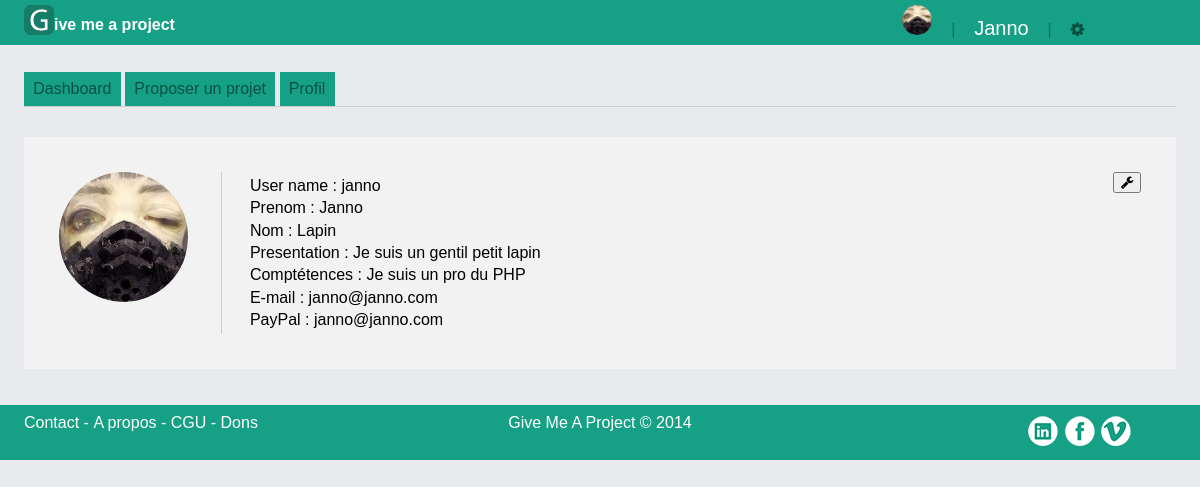
The page /index.php?page=pp-ficheprofil (signed in) on the database its author committed.
### tables this page shows
CREATE TABLE `user` (
  `id` int(11) NOT NULL AUTO_INCREMENT,
  `username` varchar(32) NOT NULL,
  `password` varchar(255) NOT NULL,
  `email` varchar(255) NOT NULL,
  `type` varchar(32) NOT NULL,
  `photo` varchar(255) NOT NULL,
  `nom` varchar(32) NOT NULL,
  `prenom` varchar(32) NOT NULL,
  `presentation` varchar(1000) NOT NULL,
  `paypal` varchar(255) NOT NULL,
  `competences` varchar(1000) NOT NULL,
  PRIMARY KEY (`id`),
  UNIQUE KEY `username` (`username`),
  UNIQUE KEY `id` (`id`),
  UNIQUE KEY `email` (`email`)
);

### apps/header.php (called while the page is built, shortened)
<?php
if(isset($_SESSION['username'])){
	$photo_user = '';
	$res = mysqli_query($db,"SELECT photo FROM user WHERE username = '".$_SESSION['username']."'");
	$photo_user = mysqli_fetch_assoc($res);
}
require_once("views/header.phtml");

### apps/skel.php (called while the page is built)
<?php
require("views/skel.phtml");

### index.php (called while the page is built, shortened)
<?php
require("apps/skel.php");
?>

### apps/pp-ficheprofil.php (called while the page is built)
<?php
require('models/user.class.php');
function affichageProfil($db) {
	$res = mysqli_query($db, "SELECT * FROM user WHERE username = '".$_SESSION['username']."'");
	$data = mysqli_fetch_object($res, 'User');
	return $data;
}
$currentProfile = affichageProfil($db);
require("views/pp-ficheprofil.phtml");

### models/user.class.php (called while the page is built, shortened)
<?php
class User {
	private $username;
	private $email;
	private $photo;
	private $nom;
	private $prenom;
	private $presentation;
	private $paypal;
	private $competences;
	public function getUsername() {
		return $this->username;
	}
	public function getEmail() {
		return $this->email;
	}
	public function getPhoto() {
		return $this->photo;
	}
	public function getNom() {
		return $this->nom;
	}
	public function getPrenom() {
		return $this->prenom;
	}
	public function getPresentation() {
		return $this->presentation;
	}
	public function getPaypal() {
		return $this->paypal;
	}
	public function getCompetences() {
		return $this->competences;
	}
}

### views/pp-ficheprofil.phtml (the view, shortened to what this page needs)
<div class="ficheprofil-pp">
	<div class="p-col1">
		<img src="sources/images/photo_pp_dev/<?= $currentProfile->getPhoto()?>" alt="">
	</div>
	<div class="p-col2">
		<h3>User name : <?= $currentProfile->getUsername()?></h3>
		<h3>Prenom : <?= $currentProfile->getPrenom()?></h3>
		<h3>Nom : <?= $currentProfile->getNom()?></h3>
		<h3>Presentation : <?= $currentProfile->getPresentation()?></h3>
		<h3>Comptétences : <?= $currentProfile->getCompetences()?></h3>
		<h3>E-mail : <?= $currentProfile->getEmail()?></h3>
		<h3>PayPal : <?= $currentProfile->getPaypal()?></h3>
	</div>
	<div class="p-col3">
		<a href="index.php?page=pp-modifprofil"><button><i class="fa fa-wrench"></i></button></a>
	</div>
</div>

### views/header.phtml
<header>
<div class="header-wrap">
<img class="logo" src="sources/images/logo_50-50.png" alt="logo"> <p>ive me a project</p>
	<?php
	if(isset($_SESSION['username'])) {
	$res=mysqli_query($db,"SELECT type FROM user WHERE username = '".$_SESSION['username']."'");
	$type=mysqli_fetch_assoc($res);
		if($type['type']=== 'dev') {
			echo "<div class='logged'>
				<img src='sources/images/photo_pp_dev/".$photo_user['photo']."' alt='' class='avatar'>
				<span class='sep'>|</span>
				<a href='index.php?page=dev-profil'><h2 class='headerUser'>".$_SESSION['username']."</h2></a>
				<span class='sep'>|</span>
				<i class='menu-btn fa fa-cog'></i>
				<div class='menu'>
					<a href='index.php?page=dev-profil'><button>dashboard&nbsp;&nbsp;<i class='menu-btn fa fa-tachometer'></i></button></a>
					<a href='index.php?page=dev-modifprofil'><button>mon profil&nbsp;&nbsp;<i class='menu-btn fa fa-wrench'></i></button></a>
					<form method='POST' action='index.php' class='disconnect'>
						<button type='submit' name='disconnect'>déconnexion&nbsp;&nbsp;<i class='menu-btn fa fa-power-off'></i></button>
					</form>
				</div>
			</div>";
		}
		else if($type['type']=== 'pp') {
			echo "<div class='logged'>
				<img src='sources/images/photo_pp_dev/".$photo_user['photo']."' alt='' class='avatar'>
				<span class='sep'>|</span>
				<a href='index.php?page=pp-profil'><h2 class='headerUser'>".$_SESSION['username']."</h2></a>
				<span class='sep'>|</span>
				<i class='menu-btn fa fa-cog'></i>
				<div class='menu'>
					<a href='index.php?page=pp-profil'><button>dashboard&nbsp;&nbsp;<i class='menu-btn fa fa-tachometer'></i></button></a>
					<a href='index.php?page=pp-modifprofil'><button>mon profil&nbsp;&nbsp;<i class='menu-btn fa fa-wrench'></i></button></a>
					<form method='POST' action='index.php' class='disconnect'>
						<button type='submit' name='disconnect'>déconnexion&nbsp;&nbsp;<i class='menu-btn fa fa-power-off'></i></button>
					</form>
				</div>
			</div>";
		}
	}
	else {
		echo "<form method='POST' action='index.php' class='loginForm'>
				<input type='email' name='logmail' placeholder='Email'>
				<input type='password' name='logpass' placeholder='Mot de passe'>
				<input type='submit' name='logsubmit' value='Connexion'>
			</form>"; }
	?>
	</div>
</header>

### sources/css/style.css (style rules this page uses)
*,*:before,*:after { box-sizing:border-box; -moz-box-sizing:border-box; -webkit-box-sizing:border-box; }
html,body { margin: 0; padding: 0; font-family: sans-serif; background-color: #E9EAED; }
header { width: 100%; height: 45px; padding: 5px 0; line-height: 30px; background-color: #16A085; position: relative; position: fixed; top: 0; z-index: 1; }
header a { text-decoration: none; color: #FFF; }
.header-wrap { width: 1200px; margin: 0 auto; }
.header-wrap p { display: inline; color: #fff; position: absolute; top: 10px; font-weight: bolder; }
.headerUser { display: inline; font-weight: bold; font-size: 20px; font-weight: lighter; text-transform: capitalize; color: #FFF; padding: 0 5%; }
.menu-btn { cursor: pointer; color: #000; opacity: 0.5; text-align: left; margin: 0 5%; }
.logged { float:right; display: inline-block; position:relative; width: 25%; }
.sep { opacity: 0.3; }
.avatar { height: 30px; width:30px; border-radius: 50%; margin: 0 5%; }
.ficheprofil-pp { overflow: hidden; background-color: #F2F2F2; padding: 3%; }
.ficheprofil-pp .p-col1 { width: 15%; float: left; }
.ficheprofil-pp .p-col2 { width: 60%; float: left; border-left: 1px solid #ccc; padding-left: 2%; }
.ficheprofil-pp .p-col3 { width: 25%; float: left; }
.ficheprofil-pp img { width: 80%; border-radius: 50%; background-color: #fff; }
.ficheprofil-pp button { cursor: pointer; float: right; }
.ficheprofil-pp h3 { margin: 1%; }
img.logo { width: 30px; }
@media screen and (max-width: 1200px) { .header-wrap { width: auto; margin: 0 2%; } }

### rows shown on the page
user: photo (picture), username "janno", prenom "Janno", nom "Lapin", presentation "Je suis un gentil petit lapin", competences "Je suis un pro du PHP", email "janno@janno.com", paypal "janno@janno.com"

### other values the page prints
$_SESSION['username'] "Janno"
